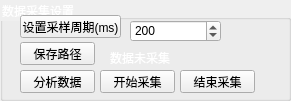
  <widget class="QGroupBox" name="gB_DataAcp">
   <property name="geometry">
    <rect>
     <x>650</x>
     <y>630</y>
     <width>291</width>
     <height>101</height>
    </rect>
   </property>
   <property name="styleSheet">
    <string notr="true">color:white</string>
   </property>
   <property name="title">
    <string>数据采集设置</string>
   </property>
   <widget class="QSpinBox" name="sB_SetScanCircle">
    <property name="geometry">
     <rect>
      <x>130</x>
      <y>20</y>
      <width>91</width>
      <height>22</height>
     </rect>
    </property>
    <property name="styleSheet">
     <string notr="true">color:black</string>
    </property>
    <property name="maximum">
     <number>9999</number>
    </property>
    <property name="value">
     <number>200</number>
    </property>
   </widget>
   <widget class="QPushButton" name="pB_Path">
    <property name="geometry">
     <rect>
      <x>20</x>
      <y>42</y>
      <width>75</width>
      <height>23</height>
     </rect>
    </property>
    <property name="styleSheet">
     <string notr="true">color:black</string>
    </property>
    <property name="text">
     <string>保存路径</string>
    </property>
   </widget>
   <widget class="QPushButton" name="pB_DataAnalyze">
    <property name="geometry">
     <rect>
      <x>20</x>
      <y>70</y>
      <width>75</width>
      <height>23</height>
     </rect>
    </property>
    <property name="styleSheet">
     <string notr="true">color:black</string>
    </property>
    <property name="text">
     <string>分析数据</string>
    </property>
   </widget>
   <widget class="QPushButton" name="bB_DataSave_S">
    <property name="geometry">
     <rect>
      <x>100</x>
      <y>70</y>
      <width>75</width>
      <height>23</height>
     </rect>
    </property>
    <property name="styleSheet">
     <string notr="true">color:black</string>
    </property>
    <property name="text">
     <string>开始采集</string>
    </property>
   </widget>
   <widget class="QPushButton" name="bB_DataSave_E">
    <property name="geometry">
     <rect>
      <x>180</x>
      <y>70</y>
      <width>75</width>
      <height>23</height>
     </rect>
    </property>
    <property name="styleSheet">
     <string notr="true">color:black</string>
    </property>
    <property name="text">
     <string>结束采集</string>
    </property>
   </widget>
   <widget class="QLabel" name="l_DataSave">
    <property name="geometry">
     <rect>
      <x>110</x>
      <y>50</y>
      <width>71</width>
      <height>16</height>
     </rect>
    </property>
    <property name="text">
     <string>数据未采集</string>
    </property>
   </widget>
   <widget class="QPushButton" name="pB_SetScanCircle">
    <property name="geometry">
     <rect>
      <x>20</x>
      <y>15</y>
      <width>101</width>
      <height>23</height>
     </rect>
    </property>
    <property name="styleSheet">
     <string notr="true">color:black</string>
    </property>
    <property name="text">
     <string>设置采样周期(ms)</string>
    </property>
   </widget>
  </widget>
